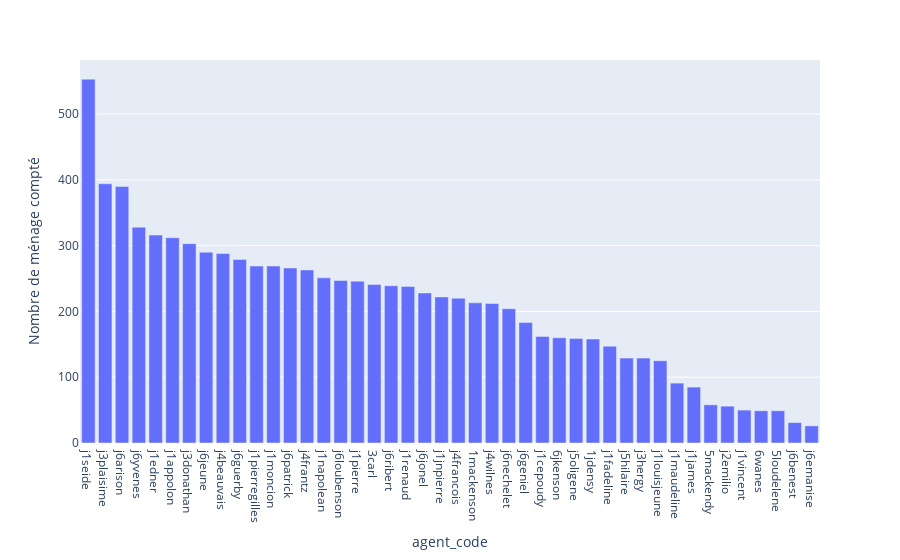

The cell this chart's notebook holds for it:
### Markdown cell above
#### Household counted by agent

### Code cell
px.bar(household_grouped, x = 'agent_code', y = 'Nombre de ménage compté')

### Figure 1 — Plotly figure (JSON) as saved in the notebook; plotly's stock layout.template omitted (floating-point values rounded to 4 significant figures)
{"data": [{"alignmentgroup": "True", "hovertemplate": "agent_code=%{x}<br>Nombre de ménage compté=%{y}<extra></extra>", "legendgroup": "", "marker": {"color": "#636efa", "pattern": {"shape": ""}}, "name": "", "offsetgroup": "", "orientation": "v", "showlegend": false, "textposition": "auto", "type": "bar", "x": ["j1seide", "j3plaisime", "j6arison", "j6yvenes", "j1edner", "j1appolon", "j3donathan", "j6jeune", "j4beauvais", "j6guerby", "j1pierregilles", "j1moncion", "j6patrick", "j4frantz", "j1napolean", "j6loubenson", "j1pierre", "3carl", "j6ribert", "j1renaud", "j6jonel", "j1jnpierre", "j4francois", "1mackenson", "j4wilnes", "j6nechelet", "j6geniel", "j1cepoudy", "6jkenson", "j5oligene", "1jdensy", "j1fadeline", "j5hilaire", "j3hergy", "j1louisjeune", "j1maudeline", "j1james", "5mackendy", "j2emilio", "j1vincent", "6wanes", "5loudelene", "j6benest", "j6emanise"], "xaxis": "x", "y": [553, 394, 390, 328, 316, 312, 303, 290, 288, 279, 269, 269, 266, 263, 251, 247, 246, 241, 239, 238, 228, 222, 220, 213, 212, 204, 183, 162, 160, 159, 158, 147, 129, 129, 125, 91, 85, 58, 56, 50, 49, 49, 31, 26], "yaxis": "y"}], "layout": {"barmode": "relative", "legend": {"tracegroupgap": 0}, "margin": {"t": 60}, "xaxis": {"anchor": "y", "domain": [0, 1], "title": {"text": "agent_code"}}, "yaxis": {"anchor": "x", "domain": [0, 1], "title": {"text": "Nombre de ménage compté"}}}}
